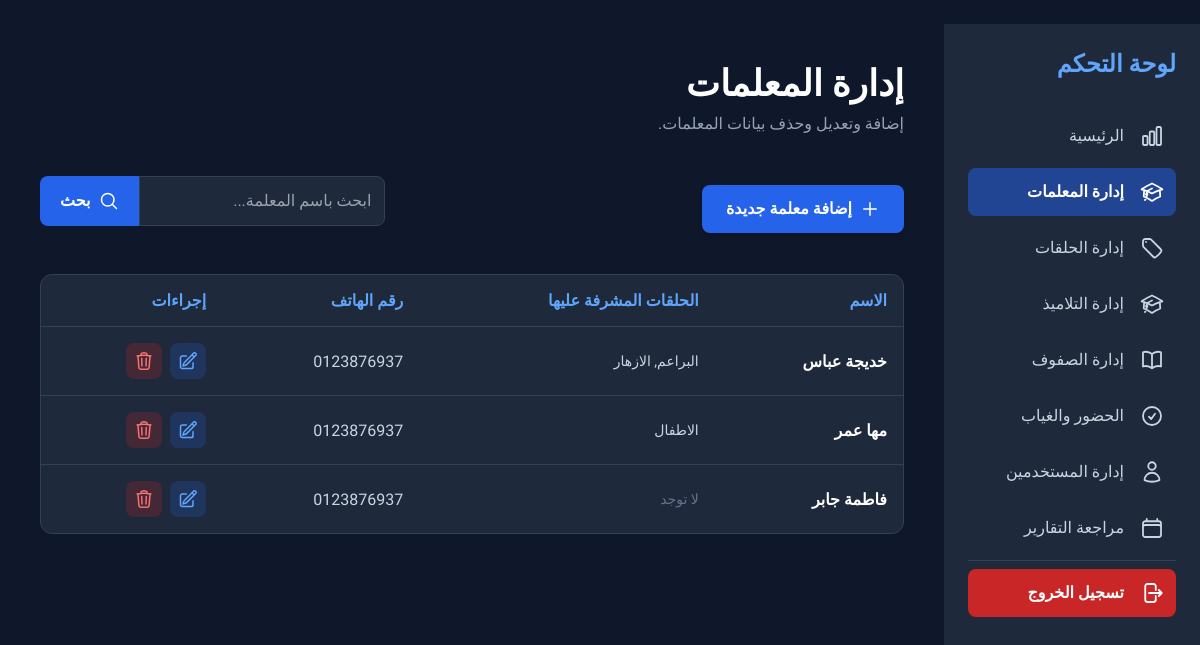
Screenshot of /administration/teacher_list/ (signed in) with the database file from the repository.
### teachers/models.py (models this page shows, shortened)
class Teacher(models.Model):
    name=models.CharField(max_length=100,blank=False,null=False)
    tel=models.CharField(max_length=10,blank=True,null=True)
    email=models.EmailField()
    address=models.CharField(max_length=100,blank=True,null=True)
    user_name=models.OneToOneField(User,on_delete=models.SET_NULL,blank=True,null=True)

### halaqs/models.py (models this page shows, shortened)
class Halaqa(models.Model):
    name =models.CharField(max_length=50,blank=False,null=False)
    res_teacher=models.ForeignKey('teachers.Teacher',on_delete=models.SET_NULL,null=True,blank=True)
    course=models.CharField(max_length=50,blank=False,null=False)
    notes=models.TextField(blank=True,null=True)

### administration/views.py (the view)
# urls.py: path('teacher_list/' ,superuser_required(TeacherList.as_view()),name='teacher_list'),
class TeacherList(ListView):
    model=Teacher
    template_name='administration/teacher_manage.html'
    context_object_name='teachers'
    def get_queryset(self):
        query=super().get_queryset()
        if self.request.GET.get('q'):
            name=self.request.GET.get('q').rstrip()
            query=query.filter(name__icontains=name)
        return query

### templates/administration/teacher_manage.html (shortened to what this page needs)
﻿{% extends 'administration/s_base.html' %}
{% load static %}
{% block content %}
<main class="p-6 md:p-10">
    <header class="hidden md:block mb-10">
        <h1 class="text-3xl md:text-4xl font-black text-white">إدارة المعلمات</h1>
        <p class="text-slate-400 mt-2">إضافة وتعديل وحذف بيانات المعلمات.</p>
    </header>
    <div class="flex flex-col md:flex-row md:justify-between md:items-center mb-8 gap-4">
        <a href="{% url 'administration:add_teacher' %}" class="w-full md:w-auto bg-blue-600 text-white px-6 py-3 rounded-lg font-bold hover:bg-blue-700 transition duration-300 shadow-md text-center flex items-center justify-center gap-2">
            {% include 'partials/icons/plus.svg' with icon_class='h-5 w-5' only %}
            إضافة معلمة جديدة
        </a>
        <form method="GET" action="" class="w-full md:w-auto md:max-w-sm">
            <div class="flex">
                <input type="text" name="q" placeholder="ابحث باسم المعلمة..."
                       class="w-full p-3 bg-slate-800 border border-slate-700 rounded-s-lg text-slate-200 focus:ring-2 focus:ring-blue-500"
                       value="{{ request.GET.q }}">
                <button type="submit"
                        class="bg-blue-600 text-white px-5 py-3 rounded-e-lg font-bold hover:bg-blue-700 transition flex items-center gap-2">
                    {% include 'partials/icons/magnifying-glass.svg' with icon_class='h-5 w-5' only %}
                    بحث
                </button>
            </div>
        </form>
    </div>
    <div class="bg-slate-800 rounded-xl border border-slate-700 overflow-x-auto hidden md:block">
        <table class="w-full text-right">
            <thead class="border-b border-slate-700">
                <tr>
                    <th class="p-4 text-blue-400 font-semibold">الاسم</th>
                    <th class="p-4 text-blue-400 font-semibold">الحلقات المشرفة عليها</th>
                    <th class="p-4 text-blue-400 font-semibold">رقم الهاتف</th>
                    <th class="p-4 text-blue-400 font-semibold">إجراءات</th>
                </tr>
            </thead>
            <tbody class="divide-y divide-slate-700">
                {% for teacher in teachers %}
                <tr>
                    <td class="p-4 text-white font-semibold">{{ teacher.name }}</td>
                    <td class="p-4 text-sm">
                        {% for halaqa in teacher.halaqa_set.all %}
                            {{ halaqa.name }}{% if not forloop.last %}, {% endif %}
                        {% empty %}
                            <span class="text-slate-500">لا توجد</span>
                        {% endfor %}
                    </td>
                    <td class="p-4 text-slate-300">{{ teacher.tel|default:"-" }}</td>
                    <td class="p-4">
                        <div class="flex items-center gap-2">
                            <a href="{% url 'administration:edit_teacher' teacher.id %}" aria-label="تعديل المعلمة" title="تعديل" class="p-2 rounded-lg bg-blue-600/20 text-blue-400 hover:bg-blue-600/40 transition">
                                {% include 'partials/icons/pencil-square.svg' with icon_class='h-5 w-5' only %}
                            </a>
                            <a href="{% url 'administration:delete_teacher' teacher.id %}" aria-label="حذف المعلمة" title="حذف" class="p-2 rounded-lg bg-red-600/20 text-red-400 hover:bg-red-600/40 transition">
                                {% include 'partials/icons/trash.svg' with icon_class='h-5 w-5' only %}
                            </a>
                        </div>
                    </td>
                </tr>
                {% empty %}
                <tr>
                    <td colspan="4" class="p-0">
                        {% include 'partials/_empty_state.html' with title='لا يوجد معلمات' subtitle='لم يتم تسجيل أي معلمة في النظام حتى الآن.' icon='partials/icons/users.svg' %}
                    </td>
                </tr>
                {% endfor %}
            </tbody>
        </table>
    </div>
</main>
{% endblock %}

### templates/partials/icons/pencil-square.svg
<svg xmlns="http://www.w3.org/2000/svg" fill="none" viewBox="0 0 24 24" stroke-width="1.8" stroke="currentColor" aria-hidden="true" class="{{ icon_class|default:'h-6 w-6' }}">
  <path stroke-linecap="round" stroke-linejoin="round" d="M16.862 4.487l1.687-1.688a1.875 1.875 0 112.652 2.652L10.582 16.07a4.5 4.5 0 01-1.897 1.13L6 18l.8-2.685a4.5 4.5 0 011.13-1.897l8.932-8.931zm0 0L19.5 7.125M18 14v4.75A2.25 2.25 0 0115.75 21H5.25A2.25 2.25 0 013 18.75V8.25A2.25 2.25 0 015.25 6H10" />
</svg>

### templates/partials/icons/trash.svg
<svg xmlns="http://www.w3.org/2000/svg" fill="none" viewBox="0 0 24 24" stroke-width="1.8" stroke="currentColor" aria-hidden="true" class="{{ icon_class|default:'h-6 w-6' }}">
  <path stroke-linecap="round" stroke-linejoin="round" d="M14.74 9l-.346 9m-4.788 0L9.26 9m9.968-3.21c.342.052.682.107 1.022.166m-1.022-.165L18.16 19.673a2.25 2.25 0 01-2.244 2.077H8.084a2.25 2.25 0 01-2.244-2.077L4.772 5.79m14.456 0a48.108 48.108 0 00-3.478-.397m-12 .562c.34-.059.68-.114 1.022-.165m0 0a48.11 48.11 0 013.478-.397m7.5 0v-.916c0-1.18-.91-2.164-2.09-2.201a51.964 51.964 0 00-3.32 0c-1.18.037-2.09 1.022-2.09 2.201v.916m7.5 0a48.667 48.667 0 00-7.5 0" />
</svg>

### rows the page displays
Teacher: name "خديجة عباس", tel "0123876937"
Halaqa: name "البراعم"
Halaqa: name "الازهار"
Teacher: name "مها عمر", tel "0123876937"
Halaqa: name "الاطفال"
Teacher: name "فاطمة جابر", tel "0123876937"

### other values shown
{{ label }} "الرئيسية إدارة المعلمات إدارة الحلقات إدارة التلاميذ إدارة الصفوف الحضور والغياب إدارة المستخدمين مراجعة التقارير تسجيل الخروج"
